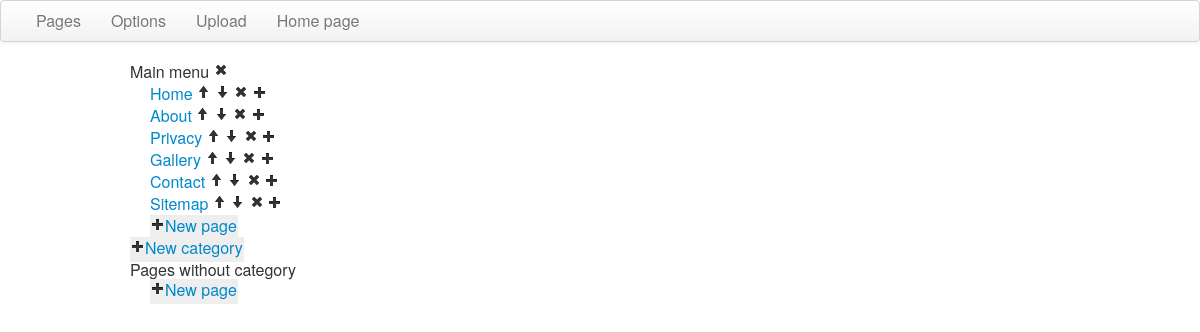
The page /CMS/page/index (signed in) on the database as committed earlier.
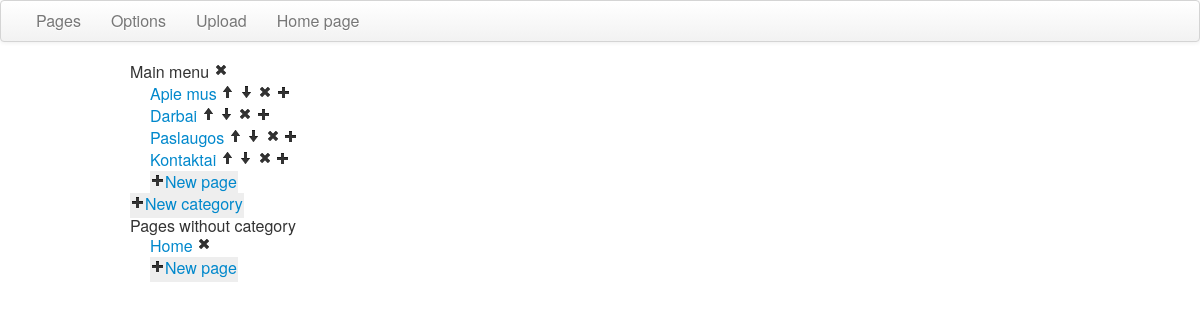
The same page on the database as committed later.
### tables this page shows
CREATE TABLE `category` (
  `id` int(11) NOT NULL AUTO_INCREMENT,
  `title` varchar(50) NOT NULL,
  `name` varchar(50) NOT NULL,
  PRIMARY KEY (`id`)
);

CREATE TABLE `category_page` (
  `category` int(11) NOT NULL,
  `page` int(11) NOT NULL,
  `position` int(11) NOT NULL,
  PRIMARY KEY (`category`,`page`),
  KEY `page` (`page`),
  CONSTRAINT `category_page_ibfk_1` FOREIGN KEY (`category`) REFERENCES `category` (`id`) ON DELETE CASCADE ON UPDATE CASCADE,
  CONSTRAINT `category_page_ibfk_2` FOREIGN KEY (`page`) REFERENCES `page` (`id`) ON DELETE CASCADE ON UPDATE CASCADE
);

CREATE TABLE `page` (
  `id` int(11) NOT NULL AUTO_INCREMENT,
  `title` varchar(100) NOT NULL,
  `name` varchar(100) NOT NULL,
  `content` text NOT NULL,
  `description` varchar(200) NOT NULL,
  `keywords` varchar(200) NOT NULL,
  `module` int(11) NOT NULL,
  `date` timestamp NOT NULL DEFAULT CURRENT_TIMESTAMP ON UPDATE CURRENT_TIMESTAMP,
  PRIMARY KEY (`id`)
);

### CMS/core/loader.php (called while the page is built)
<?php
    class Loader {
        private $_controller;
        private $_action;
        private $_urlValues;
        public function __construct($urlValues) {
            $this->_urlValues = $urlValues;
            if ($this->_urlValues["controller"] == "") {
                $this->_controller = "MainController";
            } else {
                $this->_controller = ucfirst($this->_urlValues["controller"]) . "Controller";
            }
            if ($this->_urlValues["action"] == "") {
                $this->_action = "index";
            } else {
                $this->_action = $this->_urlValues["action"];
            }
        }
        public function createController() {
            if (class_exists($this->_controller)) {
                $parents = class_parents($this->_controller);
                if (in_array("BaseController", $parents)) {
                    if (method_exists($this->_controller, $this->_action)) {
                        return new $this->_controller($this->_action, $this->_urlValues);
                    } else {
                        echo "Bad action name";
                    }
                } else {
                    echo "Bad controller";
                }
            } else {
                echo "Bad URL";
            }
            return false;
        }
    }

### CMS/core/config.php (called while the page is built, shortened)
<?php
    require_once(CMS_PATH . "database/Database.php");
    require_once(CMS_PATH . "core/helpers.php");
    function autoLoader($class) {
        $matches = array();
        preg_match("/[A-Z][a-z]+$/", $class, $matches);
        $directory = strtolower($matches[0]) . "s";
        $filePath = CMS_PATH . "/" . $directory . "/" . $class . ".php";
        return false;
    }

### CMS/core/helpers.php (called while the page is built, shortened)
<?php
    function isAuthorized() {
        if (isset($_SESSION["logged_in"]) && $_SESSION["logged_in"] == true) {
            return true;
        }
        else {
            return false;
        }
    }

### CMS/controllers/BaseController.php (called while the page is built, shortened)
<?php
    class BaseController {
        private $_action = "";
        protected $template_dir = "views/";
        protected $vars = array();
        public function __construct($action, $urlValues) {
            $this->_action = $action;
        }
        public function executeAction() {
            return $this->{$this->_action}();
        }
        public function render($view_file) {
            self::render_view("template.php");
        }
        public function render_view($view_file) {
            require_once(CMS_PATH . $this->template_dir . $view_file);
        }
        public function __set($name, $value) {
            $this->vars[$name] = $value;
        }
        public function __get($name) {
            return $this->vars[$name];
        }
    }

### CMS/controllers/PageController.php (called while the page is built, shortened)
<?php
class PageController extends BaseController {
    public function index() {
        $this->categories = CategoryModel::selectCategoriesAndPages();
        $this->pages = PageModel::selectPagesWithoutCategory();
        $this->render("page/index.php");
    }
}

### CMS/database/Database.php (called while the page is built, shortened)
<?php
	class Database {
		private static function initConnection() {
			try {
				$dbh = new PDO('mysql:host=localhost;dbname=' . MYSQLDATABASE,
					MYSQLUSER, MYSQLPASSWORD, array(PDO::ATTR_PERSISTENT => true,
                        PDO::ATTR_ERRMODE => PDO::ERRMODE_WARNING));
			} catch(PDOException $e) {
				echo $e->getMessage();
			}
			return $dbh;
		}
		public static function selectAllElements($table, $order = null) {
			$query = "SELECT * FROM " . $table;
			$result = self::executeQuery($query);
			return $result->fetchAll(PDO::FETCH_ASSOC);
		}
        public static function selectElements($table, array $conditions, array $fields = null, array $order = null) {
            $query = "SELECT " . ($fields ? self::keysToString($fields, ", ") : "*");
            $query .= " FROM " . $table . " WHERE ";
            $query .= self::keysToString($conditions, " AND ", "= :", "_condition ", true);
            $result = self::executeQuery($query, self::createParametersArray(null, $conditions));
            return $result->fetchAll(PDO::FETCH_ASSOC);
        }
        public static function selectElement($table, array $conditions) {
            $result = self::selectElements($table, $conditions);
            return $result ? $result[0] : null;
        }
        public static function selectElemetsWithJoin(array $tableLeft, array $tableRight, array $conditions = null, $order = NULL) {
                $query = "SELECT * FROM " . $tableLeft["table"] . " JOIN " . $tableRight["table"] . " ON ";
                $query .= $tableLeft["key"] . " = " . $tableRight["key"];
                if ($conditions) {
                    $query .= " WHERE ";
                    $query .= self::keysToString($conditions, " AND ", "= :", "_condition ", true);
                }
                if ($order) {
                    $query .= " ORDER BY " . $order;
                }
                $result = self::executeQuery($query, self::createParametersArray(null, $conditions));
                return $result->fetchAll(PDO::FETCH_ASSOC);
        }
        public static function selectElementsWithLeftJoin($tableLeft, array $tablesRight, array $conditions, $order = NULL) {
            $query = "SELECT * FROM " . $tableLeft;
            foreach ($tablesRight as $tableRight) {
                $query .= " LEFT JOIN " . $tableRight["table"] . " ON ";
                $query .= $tableRight["joinOn"];
            }
            $query .= " WHERE " . self::assocArrayToString($conditions);
            $result = self::executeQuery($query, self::createParametersArray(null, $conditions));
            return $result->fetchAll(PDO::FETCH_ASSOC);
        }
		private static function createParametersArray($elementData, $conditions = null) {
			$parameters = array();
			if($conditions) {
				foreach($conditions as $key => $value) {
					$value = preg_replace("/^!/", "", $value);
					$parameters[str_replace(".", "_", $key) . "_condition"] = $value;
				}
			}
			return $parameters;
		}
		private static function executeQuery($query, $parameters = null, &$dbh = NULL) {
		    $dbh = self::initConnection();
			$sth = $dbh->prepare($query);
			if($parameters) {
				$parametersKeys = array_keys($parameters);
				foreach($parametersKeys as $key) {
					$sth->bindParam(":" . $key, $parameters[$key]);
				}
			}
            $sth->execute();
			return $sth;
		}
		private static function keysToString($array,  $additionWord = "", $prefix = "", $suffix = "", $keyInFront = false) {
			$arrayKeys = array_keys($array);
			$lastArrayKey = end($arrayKeys);
			$string = "";
			foreach ($arrayKeys as $key) {
				if($keyInFront) {
					$string .= $key;
				}
				(preg_match("/^!/", $array[$key])) ? $prefix = "!" . $prefix : NULL;
				$string .= " " . $prefix . str_replace(".", "_", $key) . $suffix;
			}
			return $string;
		}
        private static function assocArrayToString(array $data) {
            $arrayKeys = array_keys($data);
            $lastArrayKey = end($arrayKeys);
            $string = "";
            foreach ($arrayKeys as $key) {
                $string .= $key;
                $string .= " " . $data[$key];
                if ($key != $lastArrayKey) {
                    $string .= " AND ";
                }
            }
            return $string;
        }
    }

### CMS/models/CategoryModel.php (called while the page is built, shortened)
<?php
    class CategoryModel extends BaseModel {
        private static $table = "category";
        public static function selectAllCategories() {
            return Database::selectAllElements(self::$table);
        }
        public static function selectCategoriesAndPages() {
            $categories = self::selectAllCategories();
            $categoriesWithName = array();
            foreach ($categories as $category) {
                $name = $category["name"];
                $categoriesWithName[$name] = $category;
                $pages = PageModel::selectPagesFromCategory($category["id"]);
                $categoriesWithName[$name]["pages"] = $pages;
            }
            return $categoriesWithName;
        }
    }

### CMS/models/PageModel.php (called while the page is built, shortened)
<?php
    class PageModel extends BasePageModel {
        public static function selectPagesFromCategory($category) {
            $pageTable = array("table" => "page", "key" => "id");
            $categoryPageTable = array("table" => "category_page", "key" => "page");
            $pages = Database::selectElemetsWithJoin($pageTable, $categoryPageTable, array("category" => $category), "position");
            $pagesWithSubpages = array();
            foreach ($pages as $page) {
                $page["subpages"] = PageModel::selectSubpages($page["id"]);
                $page["moduleName"] = BasePageModel::selectModuleName($page["module"]);
                $pagesWithSubpages[] = $page;
            }
            return $pagesWithSubpages;
        }
        public static function selectPagesWithoutCategory() {
            $categoryPageTable = array("table" => "category_page", "joinOn" => "category_page.page = page.id");
            $subpageTable = array("table" => "subpage", "joinOn" => "subpage.page = category_page.page");
            $tables = array($categoryPageTable, $subpageTable);
            $conditions = array("subpage.page" => "IS NULL", "category_page.page" => "IS NULL");
            $pages = Database::selectElementsWithLeftJoin("page", $tables, $conditions);
            $pagesWithSubpages = array();
            foreach ($pages as $page) {
                $page["subpages"] = PageModel::selectSubpages($page["id"]);
                $pagesWithSubpages[] = $page;
            }
            return $pagesWithSubpages;
        }
    }

### CMS/models/BasePageModel.php (called while the page is built, shortened)
<?php
class BasePageModel extends BaseModel {
    public static function selectModule($moduleId) {
        return Database::selectElement("module", array("id" => $moduleId));
    }
    public static function selectModuleName($moduleId) {
        $module = self::selectModule($moduleId);
        return $module["name"];
    }
}

### CMS/views/page/index.php (the view, shortened to what this page needs)
<ul id="categories" class="unstyled">
    <?php foreach ($this->categories as $category): ?>
        <li>
            <?=$category["title"]?>
            <a href="<?=ABSOLUTE_PATH?>category/delete/<?=$category["id"]?>"><i class="icon-remove"></i></a>
        </li>
        <ul class="category unstyled">
            <?php foreach ($category["pages"] as $page): ?>
            <li>
                <a href="<?=ABSOLUTE_PATH?><?=$page["moduleName"]?>/show/<?=$page["id"]?>"><?=$page["title"]?></a>
                <a href="<?=ABSOLUTE_PATH?>page/up/<?=$page["id"]?>/<?=$category["id"]?>"><i class="icon-arrow-up"></i></a>
                <a href="<?=ABSOLUTE_PATH?>page/down/<?=$page["id"]?>/<?=$category["id"]?>"><i class="icon-arrow-down"></i></a>
                <a href="<?=ABSOLUTE_PATH?>page/delete/<?=$page["id"]?>/<?=$category["id"]?>"><i class="icon-remove"></i></a>
                <a href="<?=ABSOLUTE_PATH?>subpage/create/<?=$page["id"]?>"><i class="icon-plus"></i></a>
            </li>
            <?php endforeach ?>
            <li class="create"><i class="icon-plus"></i><a href="<?=ABSOLUTE_PATH?>page/create/<?=$category["id"]?>"><?=_("New page")?></a></li>
        </ul>
    <?php endforeach ?>
    <li class="create"><i class="icon-plus"></i><a href="<?=ABSOLUTE_PATH?>category/create"><?=_("New category")?></a></li>
</ul>
<?=_("Pages without category")?>
<ul class="category unstyled">
    <?php foreach ($this->pages as $page): ?>
    <li>
        <a href="<?=ABSOLUTE_PATH?>page/update/<?=$page["id"]?>"><?=$page["title"]?></a>
        <a href="<?=ABSOLUTE_PATH?>page/delete/<?=$page["id"]?>"><i class="icon-remove"></i></a>
    </li>
    <?php endforeach; ?>
    <li class="create"><i class="icon-plus"></i><a href="<?=ABSOLUTE_PATH?>page/create"><?=_("New page")?></a></li>
</ul>

### CMS/index.php (shortened to what this page needs)
<?php
    require_once("core/config.php");
    require_once(CMS_PATH . "core/loader.php");
    $loader = new Loader($_GET);
    $controller = $loader->createController();
    if($controller) {
        if(isAuthorized() || $controller->checkAction("login")) {
            $controller->executeAction();
        } else {
            redirect("main/login");
        }
    }

### CMS/views/template.php (shortened to what this page needs)
<!DOCTYPE html>
<html lang="en">
<head>
    <link rel="stylesheet" type="text/css"
          href="<?=ABSOLUTE_PATH?>views/style/css/bootstrap.css" />
    <link rel="stylesheet" type="text/css"
          href="<?=ABSOLUTE_PATH?>views/style/css/main.css" />
</head>
<body>
    <div class="navbar">
        <div class="navbar-inner">
            <ul class="nav">
                <li><a href="<?=ABSOLUTE_PATH?>page/index">Pages</a></li>
                <li><a href="<?=ABSOLUTE_PATH?>site/index"><?=_("Options")?></a></li>
                <li><a href="<?=ABSOLUTE_PATH?>upload/index"><?=_("Upload")?></a></li>
                <li><a href="<?=ABSOLUTE_PATH?>home/index"><?=_("Home page")?></a></li>
            </ul>
        </div>
    </div>
    <div class="container">
        <?php $this->render_view($this->view_file) ?>
    </div>
</body>
</html>

### CMS/views/style/css/main.css (style rules this page uses)
.create { display: inline; background-color: #EEE; padding: 1px; }
.category li { margin-left: 20px; }

Rows that differ between the two databases and show on the page:
removed category_page: page.title "Home", shown under "Main menu"
removed category_page: page.title "About", shown under "Main menu"
removed category_page: page.title "Privacy", shown under "Main menu"
removed category_page: page.title "Gallery", shown under "Main menu"
removed category_page: page.title "Contact", shown under "Main menu"
removed category_page: page.title "Sitemap", shown under "Main menu"
added category_page: page.title "Apie mus", shown under "Main menu"
added category_page: page.title "Darbai", shown under "Main menu"
added category_page: page.title "Paslaugos", shown under "Main menu"
added category_page: page.title "Kontaktai", shown under "Main menu"
added page: title "Home"
